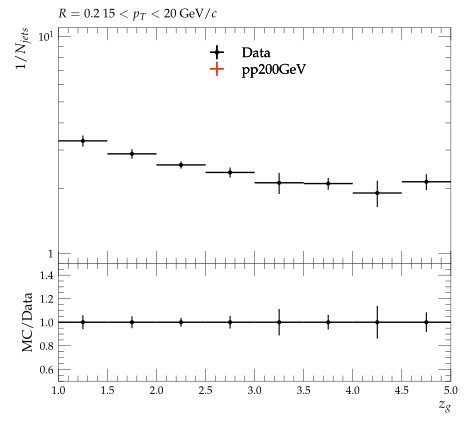

The Python source for this figure:
#! /usr/bin/env python3

# This Python script was auto-generated using YODA v2.1.0.
# Analysis object: /STAR_2020_I1783875/d14-x01-y01
# Timestamp: 07-10-2025 (17:32:21)

import matplotlib as mpl
import matplotlib.pyplot as plt
mpl.use('Agg') # comment out for interactive use
import os
import numpy as np
from numpy import nan, inf

plotDir = os.path.split(os.path.realpath(__file__))[0]
if 'YODA_USER_PLOT_PATH' in globals():
    plot_outdir = globals()['YODA_USER_PLOT_PATH']
else:
    plot_outdir = plotDir

#plot style
plt.style.use(os.path.join(plotDir, '../default.mplstyle'))
# plot metadata
figW, figH = plt.rcParams['figure.figsize']
ax_xLabel = r'$z_{g}$'
ax_yLabel = r'$1/N_{jets}$'
ax_title  = r'$R=0.2 ~ 15 < p_{T} < 20$ GeV/$c$'
ax_xScale = 'linear'
ax_yScale = 'log'
xLims = (1.0, 5.0)
yLims = (0.9, 11.0)

# TeX-friendly labels for the legend
labels = {
    'legend' : ([ r"Data", r"pp200GeV" ], r""),
}

# Adjust canvas width and height
canvasW = 10.0
canvasH = 9.0
figW *= canvasW/10.
figH *= canvasH/9.

# Create figure and axis objects
fig, (ax, ratio0_ax) = plt.subplots(2, 1, sharex=True,
                  figsize=(figW,figH), gridspec_kw={'height_ratios': (6.0, 3.0)})

# Set figure margins
plt.subplots_adjust(
    left   = 1.0 * plt.rcParams['figure.subplot.left'],
    right  = 1.0 * plt.rcParams['figure.subplot.right'],
    top    = 1.0 * plt.rcParams['figure.subplot.top'],
    bottom = 1.0 * plt.rcParams['figure.subplot.bottom'])

ratio0_ax.yaxis.set_major_locator(mpl.ticker.MultipleLocator(0.2))
ratio0_ax.set_ylim(0.5, 1.4999)
ratio0_ax.set_ylabel('MC/Data')

# the numerical data is stored in a separate file
dataf = dict()
prefix = os.path.split(__file__)[0]
if prefix:    prefix = prefix + '/'
exec(open(prefix+'d14-x01-y01__data.py').read(), dataf)


legend_handles = dict() # keep track of handles for the legend

# style options for curves
# starts at zorder>=5 to draw curve on top of legend
styles = {
  'Data': {
    'color' : 'black',
    'linestyle' : '-',
    'linewidth' : 1,
    'marker' : 'o',
    'markersize' : 2,
    'capsize' : 0.0,
    'zorder' : 5,
    'histstyle' : 0,
    'drawstyle' : 'steps-pre',
    'xerrorbars' : 1,
    'yerrorbars' : 1,
    'fillcolor' : None,
    'fillopacity' : 1.0,
    'ratio0_linestyle' : '-',
    'ratio0_linewidth' : 1,
    'ratio0_marker' : 'o',
    'ratio0_markersize' : 2,
    'ratio0_capsize' : 0.0,
    'ratio0_zorder' : 5,
    'ratio0_histstyle' : 0,
    'ratio0_drawstyle' : 'steps-pre',
    'ratio0_xerrorbars' : 1,
    'ratio0_yerrorbars' : 1,
  },
  'pp200GeV.yoda': {
    'color' : '#EE3311',
    'linestyle' : '-',
    'linewidth' : 1,
    'marker' : 'none',
    'markersize' : 2,
    'capsize' : 0.0,
    'zorder' : 6,
    'histstyle' : 1,
    'drawstyle' : 'steps-pre',
    'xerrorbars' : 1,
    'yerrorbars' : 1,
    'fillcolor' : None,
    'fillopacity' : 1.0,
    'ratio0_linestyle' : '-',
    'ratio0_linewidth' : 1,
    'ratio0_marker' : 'none',
    'ratio0_markersize' : 2,
    'ratio0_capsize' : 0.0,
    'ratio0_zorder' : 6,
    'ratio0_histstyle' : 1,
    'ratio0_drawstyle' : 'steps-pre',
    'ratio0_xerrorbars' : 1,
    'ratio0_yerrorbars' : 1,
  },
}

# curve from input yoda files in main panel
for label, yvals in dataf['yvals'].items():
    if all(np.isnan(v) for v in dataf['yvals'][label]):
        continue
    tmp = None
    if styles[label]['histstyle']: # draw as histogram
        xpos = dataf['xedges'][label] if styles[label]['drawstyle'] else dataf['xpoints'][label]
        ypos = np.insert(yvals, 0, yvals[0]) if styles[label]['drawstyle'] else yvals
        if styles[label]['fillcolor']: # fill area below curve
            ax.fill_between(xpos, ypos, step='pre',
                            color=styles[label]['fillcolor'],
                            alpha=styles[label]['fillopacity'])
        tmp, = ax.plot(xpos, ypos,
                       color=styles[label]['color'],
                       linestyle=styles[label]['linestyle'],
                       linewidth=styles[label]['linewidth'],
                       drawstyle=styles[label]['drawstyle'], solid_joinstyle='miter',
                       zorder=styles[label]['zorder'], label=label)
    tmp = ax.errorbar(dataf['xpoints'][label], yvals,
                      xerr=np.array(dataf['xerrs'][label])*styles[label]['xerrorbars'],
                      yerr=np.array(dataf['yerrs'][label])*styles[label]['yerrorbars'],
                      fmt=styles[label]['marker'], capsize=styles[label]['capsize'],
                      markersize=styles[label]['markersize'],
                      ecolor=styles[label]['color'],
                      color=styles[label]['color'], zorder=styles[label]['zorder'])
    tmp[-1][0].set_linestyle(styles[label]['linestyle'])
    tmp[-1][0].set_linewidth(styles[label]['linewidth'])
    if label in dataf['add_legend_handle']:  legend_handles[label] = tmp
    for varLabel in dataf['variation_yvals'].keys():
        if varLabel.startswith(label):
            tmp, = ax.plot(dataf['xedges'][label], dataf['variation_yvals'][varLabel],
                           color=styles[label]['color'],
                           linestyle=styles[label]['linestyle'],
                           linewidth=styles[label]['linewidth'],
                           drawstyle='steps-pre', solid_joinstyle='miter',
                           zorder=styles[label]['zorder'], alpha=0.5)


# plots on ratio panel
# curve from input yoda files in ratio panel
for label, yvals in dataf['ratio0_yvals'].items():
    if all(np.isnan(v) for v in yvals):
        continue
    if styles[label]['ratio0_histstyle']: # plot as histogram
        xpos = dataf['xedges']['Data'] if styles[label]['ratio0_drawstyle'] else dataf['xpoints']['Data']
        ypos = np.insert(yvals, 0, yvals[0]) if styles[label]['ratio0_drawstyle'] else yvals
        ratio0_ax.plot(xpos, ypos,
                       color=styles[label]['color'],
                       linewidth=styles[label]['linewidth'],
                       linestyle=styles[label]['ratio0_linestyle'],
                       drawstyle=styles[label]['ratio0_drawstyle'], zorder=styles[label]['zorder'],
                       solid_joinstyle='miter')
    tmp = ratio0_ax.errorbar(dataf['xpoints']['Data'], yvals,
                             xerr=np.array(dataf['ref_xerrs'])*styles[label]['ratio0_xerrorbars'],
                             yerr=np.array(dataf['ratio0_yerrs'][label])*styles[label]['ratio0_yerrorbars'],
                             fmt=styles[label]['ratio0_marker'], capsize=styles[label]['ratio0_capsize'],
                             markersize=styles[label]['ratio0_markersize'],
                             ecolor=styles[label]['color'],
                             color=styles[label]['color'])
    tmp[-1][0].set_linestyle(styles[label]['ratio0_linestyle'])
    tmp[-1][0].set_linewidth(styles[label]['ratio0_linewidth'])

    for varlabel in dataf['ratio0_variation_vals'].keys():
        if varlabel.startswith(label):
            ratio0_ax.plot(dataf['xedges']['Data'],
                            dataf['ratio0_variation_vals'][varlabel],
                            color=styles[label]['color'],
                            linestyle=styles[label]['linestyle'],
                            linewidth=styles[label]['linewidth'],
                            drawstyle='steps-pre', solid_joinstyle='miter',
                            zorder=1, alpha=0.5)

legend_items = list(legend_handles.values())
ax.add_artist(ax.legend(legend_items,
                        labels['legend'][0],
                        title=labels['legend'][1],
                        alignment='left',
                        loc='upper center',
                        bbox_to_anchor=(0.5, 0.97)))

# set plot metadata as defined above
ratio0_ax.set_xlabel(ax_xLabel)
ratio0_ax.xaxis.set_label_coords(1., -0.15)
ax.set_ylabel(ax_yLabel, ha='right', va='top')
ax.yaxis.set_label_coords(-0.11, 1.0)
ax.set_title(ax_title, loc='left')
ax.set_xscale(ax_xScale)
ax.set_yscale(ax_yScale)
ax.set_xlim(xLims)
ax.set_ylim(yLims)

# tick formatting
plt.rcParams['xtick.top'] = True
plt.rcParams['ytick.right'] = True
ax.yaxis.set_major_locator(mpl.ticker.LogLocator(base=10.0, numticks=np.inf))
ax.yaxis.set_minor_locator(mpl.ticker.LogLocator(
                           base=10.0, subs=np.arange(0.1, 1, 0.1), numticks=np.inf))
fig.align_ylabels((ax, ratio0_ax))
plt.savefig(os.path.join(plot_outdir, 'd14-x01-y01.pdf'), format='PDF')
plt.savefig(os.path.join(plot_outdir, 'd14-x01-y01.png'), format='PNG')

plt.close(fig)
